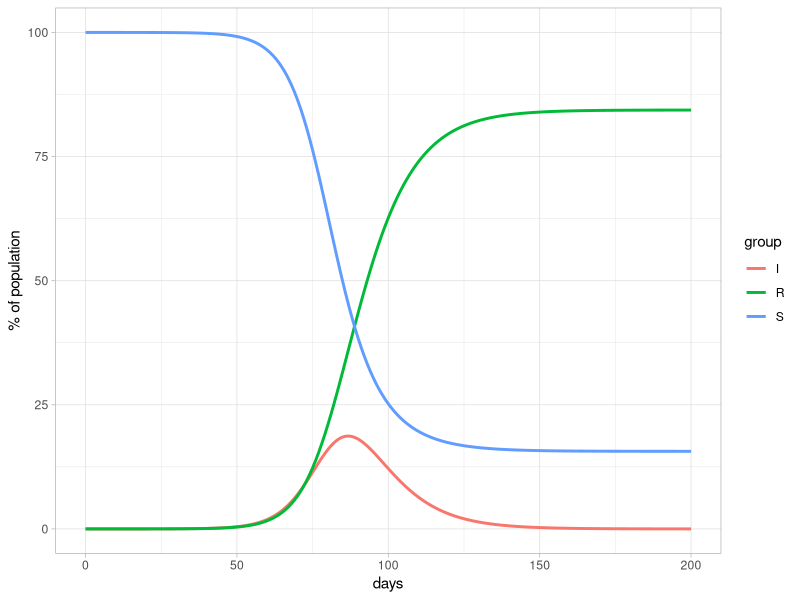

Write R code to recreate this figure.
## ---- chunk 1
knitr::opts_chunk$set(
  echo    = TRUE,
  message = FALSE,
  warning = FALSE,
  error   = FALSE
)
## ---- chunk 2
library(deSolve)
library(tidyverse)
## ---- chunk 3
I_init <- 20/8*1e-6
S_init <- 1 - I_init
R_init <- 0

init <- c(S = S_init, I = I_init, R = R_init)
## ---- chunk 4
R0   <- 2.2
pi_r <- 1 / 8
pi_s <- R0 * pi_r

parameters <- c(pi_s = pi_s, pi_r = pi_r)
## ---- chunk 5
times <- seq(0, 200, by = 1)
## ---- chunk 6
sir <- function(time, state, parameters) {

  with(as.list(c(state, parameters)), {

    dS <- -pi_s * S * I
    dI <-  pi_s * S * I - pi_r * I
    dR <-  pi_r * I

    return(list(c(dS, dI, dR)))
  })
}
## ---- chunk 7
out <- ode(
  y = init,
  times = times,
  func = sir,
  parms = parameters
)
## ---- chunk 8
out_long <- out %>% 
  as.data.frame() %>% 
  pivot_longer(-time, names_to = "group", values_to = "prop")

out_long %>% 
  ggplot(aes(x = time, y = prop * 100, color = group)) +
  geom_line(size = 1) + 
  theme_light() + 
  labs(
    x = "days",
    y = "% of population"
  )
